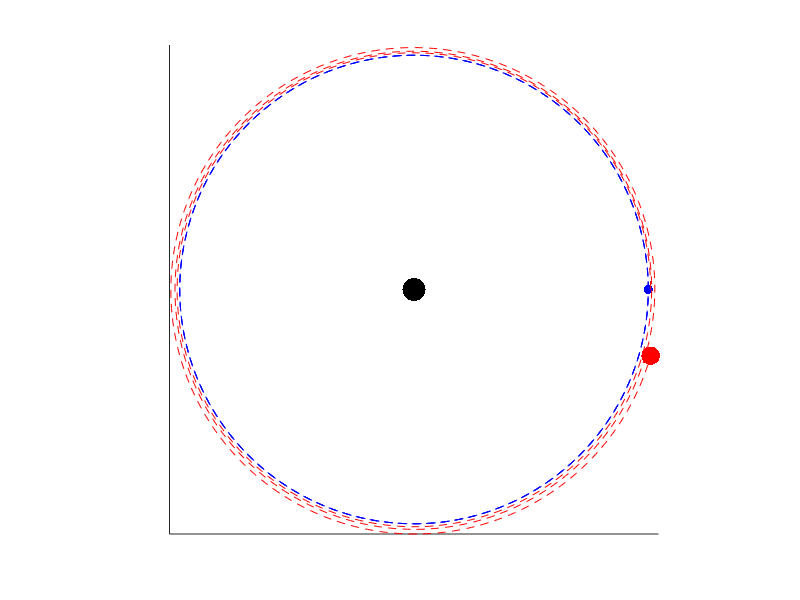
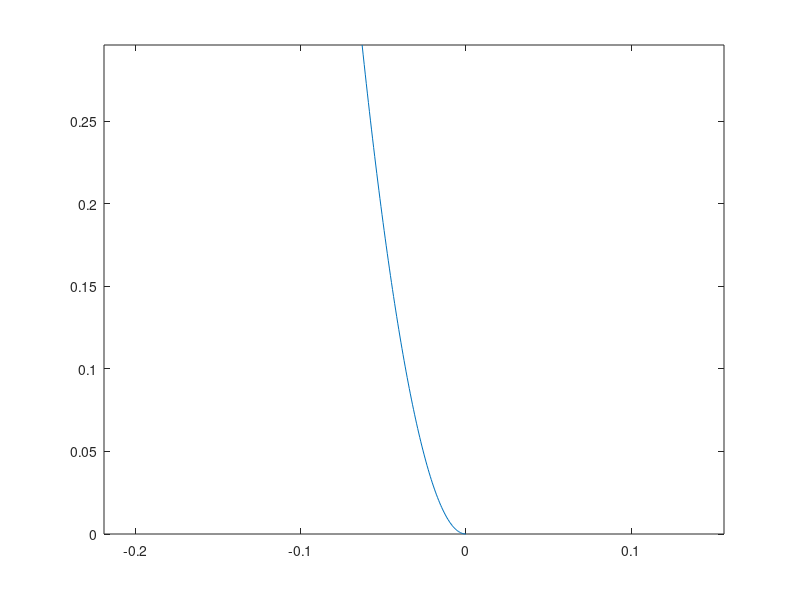
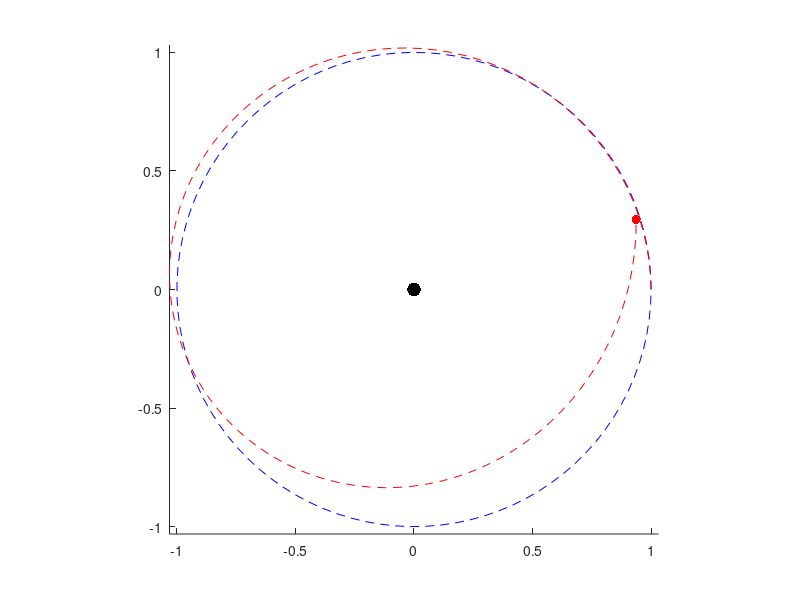

The MATLAB source for these figures, in order:
% Animations of the various natural motions in the Euler-Hill frame

%% Case 1
n = 1;
r1 = 1;
x0 = 0.01;
y0 = 0;
yd0 = -3*n*x0/2;
t = linspace(0,6*pi,1000);
x = x0*ones(size(t));
y = -3*n*t*x0/2 + y0;
M = mod(n*t,2*pi);
reforb = [r1*cos(M);r1*sin(M)];
hillorb_rot = [x;y];
hillorb = hillorb_rot;
for j = 1:length(t)
    hillorb(:,j) = [cos(M(j)), -sin(M(j)); sin(M(j)) ,cos(M(j))]*hillorb_rot(:,j);
end
hillorb = hillorb + reforb;

figure(11)
clf
set(gca,'Xlim',[-1.25,1.25],'YLim',[-1.25,1.25])
axis equal
hold on
plot(0,0,'k.','MarkerSize',50);
msr = plot(reforb(1,1),reforb(2,1),'b.','MarkerSize',20);
ms = plot(hillorb(1,1),hillorb(2,1),'r.','MarkerSize',40);
ps = plot(reforb(1,1),reforb(2,1),'b--',hillorb(1,1),hillorb(2,1),'r--');
hold off
set(gca,'Xlim',[-max(abs(hillorb(:))),max(abs(hillorb(:)))],...
    'YLim',[-max(abs(hillorb(:))),max(abs(hillorb(:)))],'YTick',[],'Xtick',[])
for j = 2:length(t)
    set(ms,'XData',hillorb(1,j),'YData',hillorb(2,j));
    set(msr,'XData',reforb(1,j),'YData',reforb(2,j));
    set(ps(1),'XData',reforb(1,1:j),'YData',reforb(2,1:j));
    set(ps(2),'XData',hillorb(1,1:j),'YData',hillorb(2,1:j));
    pause(0.01);
end

%% case 2
n = 1;
r1 = 1;
x0 = 0.05;
y0 = 0.05;
yd0 = -2*n*x0;
t = linspace(0,6*pi,1000);
x = x0*cos(n*t);
y = -2*x0*sin(n*t) + y0;
M = n*t;
reforb = [r1*cos(M);r1*sin(M)];
hillorb_rot = [x;y];
hillorb = hillorb_rot;
for j = 1:length(t)
    hillorb(:,j) = [cos(M(j)), -sin(M(j)); sin(M(j)) ,cos(M(j))]*hillorb_rot(:,j);
end
hillorb = hillorb + reforb;
figure(12)
plot(x,y)
axis equal

figure(13)
clf
set(gca,'Xlim',[-1.25,1.25],'YLim',[-1.25,1.25])
axis equal
hold on
plot(0,0,'k.','MarkerSize',50);
msr = plot(reforb(1,1),reforb(2,1),'b.','MarkerSize',20);
ms = plot(hillorb(1,1),hillorb(2,1),'r.','MarkerSize',40);
ps = plot(reforb(1,1),reforb(2,1),'b--',hillorb(1,1),hillorb(2,1),'r--');
hold off
set(gca,'Xlim',[-max(abs(hillorb(:))),max(abs(hillorb(:)))],...
    'YLim',[-max(abs(hillorb(:))),max(abs(hillorb(:)))],'YTick',[],'Xtick',[])
for j = 2:length(t)
    set(ms,'XData',hillorb(1,j),'YData',hillorb(2,j));
    set(msr,'XData',reforb(1,j),'YData',reforb(2,j));
    set(ps(1),'XData',reforb(1,1:j),'YData',reforb(2,1:j));
    set(ps(2),'XData',hillorb(1,1:j),'YData',hillorb(2,1:j));
    pause(0.01);
end

%% case 3 - drift - x0=y0=xd0=0, yd0 >0
n = 3;
r1 = 1;
x0 = 0;
y0 = 0;
yd0 = 0.01;
t = linspace(0,6*pi,1000);
x = 2*(1-cos(n*t))*yd0/n;
y = yd0/n*(4*sin(n*t) - 3*n*t);
M = n*t;
reforb = [r1*cos(M);r1*sin(M)];
hillorb = reforb+[x;y];

figure(12)
plot(x,y)
axis equal

figure(13)
clf
set(gca,'Xlim',[-1.25,1.25],'YLim',[-1.25,1.25])
axis equal
hold on
plot(0,0,'k.','MarkerSize',30);
ms = plot(hillorb(1,1),hillorb(2,1),'r.','MarkerSize',20);
ps = plot(reforb(1,1),reforb(2,1),'b--',hillorb(1,1),hillorb(2,1),'r--');
hold off
set(gca,'Xlim',[-max(abs(hillorb(:))),max(abs(hillorb(:)))],'YLim',[-max(abs(hillorb(:))),max(abs(hillorb(:)))])
for j = 2:length(t)
    set(ms,'XData',hillorb(1,j),'YData',hillorb(2,j));
    set(ps(1),'XData',reforb(1,1:j),'YData',reforb(2,1:j));
    set(ps(2),'XData',hillorb(1,1:j),'YData',hillorb(2,1:j));
    pause(0.001);
end

%% Gas drag 1

n = 1;
r1 = 1;
x0 = 0;
y0 = 0;
D = 0.005;
t = linspace(0,2*pi,100);
x = -2/n*D*t;
y = 3*D*t.^2/2;
M = n*t;
reforb = [r1*cos(M);r1*sin(M)];
hillorb = reforb+[x;y];

figure(12)
plot(x,y)
axis equal

figure(13)
clf
set(gca,'Xlim',[-1.25,1.25],'YLim',[-1.25,1.25])
axis equal
hold on
plot(0,0,'k.','MarkerSize',30);
ms = plot(hillorb(1,1),hillorb(2,1),'r.','MarkerSize',20);
ps = plot(reforb(1,1),reforb(2,1),'b--',hillorb(1,1),hillorb(2,1),'r--');
hold off
set(gca,'Xlim',[-max(abs(hillorb(:))),max(abs(hillorb(:)))],'YLim',[-max(abs(hillorb(:))),max(abs(hillorb(:)))])
for j = 2:length(t)
    set(ms,'XData',hillorb(1,j),'YData',hillorb(2,j));
    set(ps(1),'XData',reforb(1,1:j),'YData',reforb(2,1:j));
    set(ps(2),'XData',hillorb(1,1:j),'YData',hillorb(2,1:j));
    pause(0.1);
end